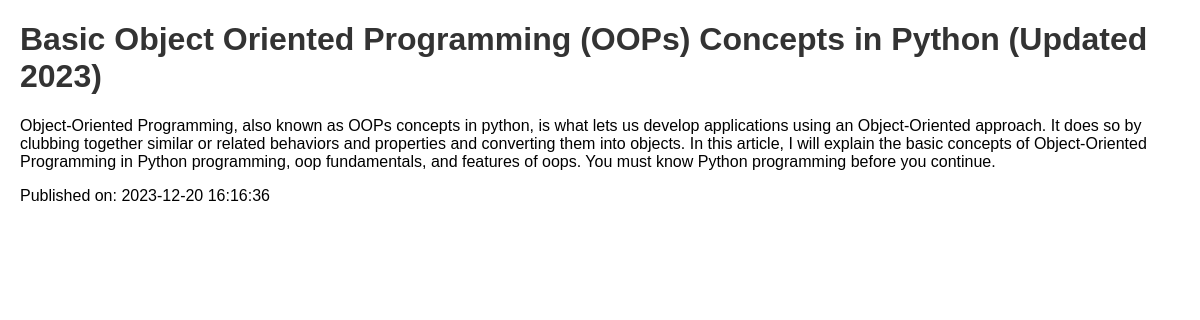
/post/1, run on the app's committed database.
### app.py (models this page shows)
class Post(db.Model):
    id = db.Column(db.Integer, primary_key=True)
    title = db.Column(db.String(100), nullable=False)
    content = db.Column(db.Text, nullable=False)
    pub_date = db.Column(db.DateTime, default=datetime.utcnow)

### app.py (the view)
@app.route('/post/<int:id>')
def post_detail(id):
    post = Post.query.get(id)
    return render_template('post_detail.html', post=post)

### templates/post_detail.html (shortened to what this page needs)
<!DOCTYPE html>
<html lang="en">
<head>
    <link rel="stylesheet" href="{{ url_for('static', filename='style.css') }}">
</head>
<body>
    <h1>{{ post.title }}</h1>
    <p>{{ post.content }}</p>
    <p>Published on: {{ post.pub_date.strftime('%Y-%m-%d %H:%M:%S') }}</p>
</body>
</html>

### static/style.css (style rules this page uses)
body { font-family: Arial, Helvetica, sans-serif; margin: 20px; }
h1, h2 { color: #333; }

### data on the page
Post: title "Basic Object Oriented Programming (OOPs) Concepts in Python (Updated 2023)", content "Object-Oriented Programming, also known as OOPs concepts in python, is what lets us develop applications using an Object-Oriented approach. It does so by clubbing together similar or related behaviors and properties and converting them into objects. In this article, I will explain the basic concepts of Object-Oriented Programming in Python programming, oop fundamentals, and features of oops. You must know Python programming before you continue.", pub_date "2023-12-20 16:16:36"
